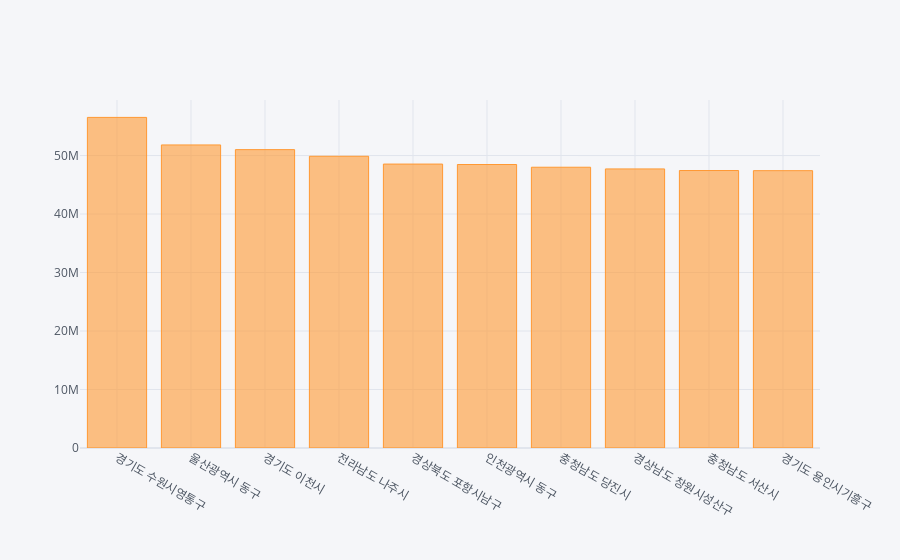

Source (notebook cell):
### Code cell
salary_top10.iplot(kind='bar', x='주소', y='pay_mean')

### Figure 1 — Plotly figure (JSON) as saved in the notebook; plotly's stock layout.template omitted (floating-point values rounded to 4 significant figures)
{"data": [{"marker": {"color": "rgba(255, 153, 51, 0.6)", "line": {"color": "rgba(255, 153, 51, 1.0)", "width": 1}}, "name": "pay_mean", "orientation": "v", "text": "", "type": "bar", "x": ["경기도 수원시영통구  ", "울산광역시 동구  ", "경기도 이천시  ", "전라남도 나주시  ", "경상북도 포항시남구  ", "인천광역시 동구  ", "충청남도 당진시  ", "경상남도 창원시성산구  ", "충청남도 서산시  ", "경기도 용인시기흥구  "], "y": [56520000.0, 51810000.0, 51010000.0, 49880000.0, 48540000.0, 48470000.0, 48000000.0, 47710000.0, 47430000.0, 47410000.0]}], "layout": {"legend": {"bgcolor": "#F5F6F9", "font": {"color": "#4D5663"}}, "paper_bgcolor": "#F5F6F9", "plot_bgcolor": "#F5F6F9", "title": {"font": {"color": "#4D5663"}}, "xaxis": {"gridcolor": "#E1E5ED", "showgrid": true, "tickfont": {"color": "#4D5663"}, "title": {"font": {"color": "#4D5663"}, "text": ""}, "zerolinecolor": "#E1E5ED"}, "yaxis": {"gridcolor": "#E1E5ED", "showgrid": true, "tickfont": {"color": "#4D5663"}, "title": {"font": {"color": "#4D5663"}, "text": ""}, "zerolinecolor": "#E1E5ED"}}}
